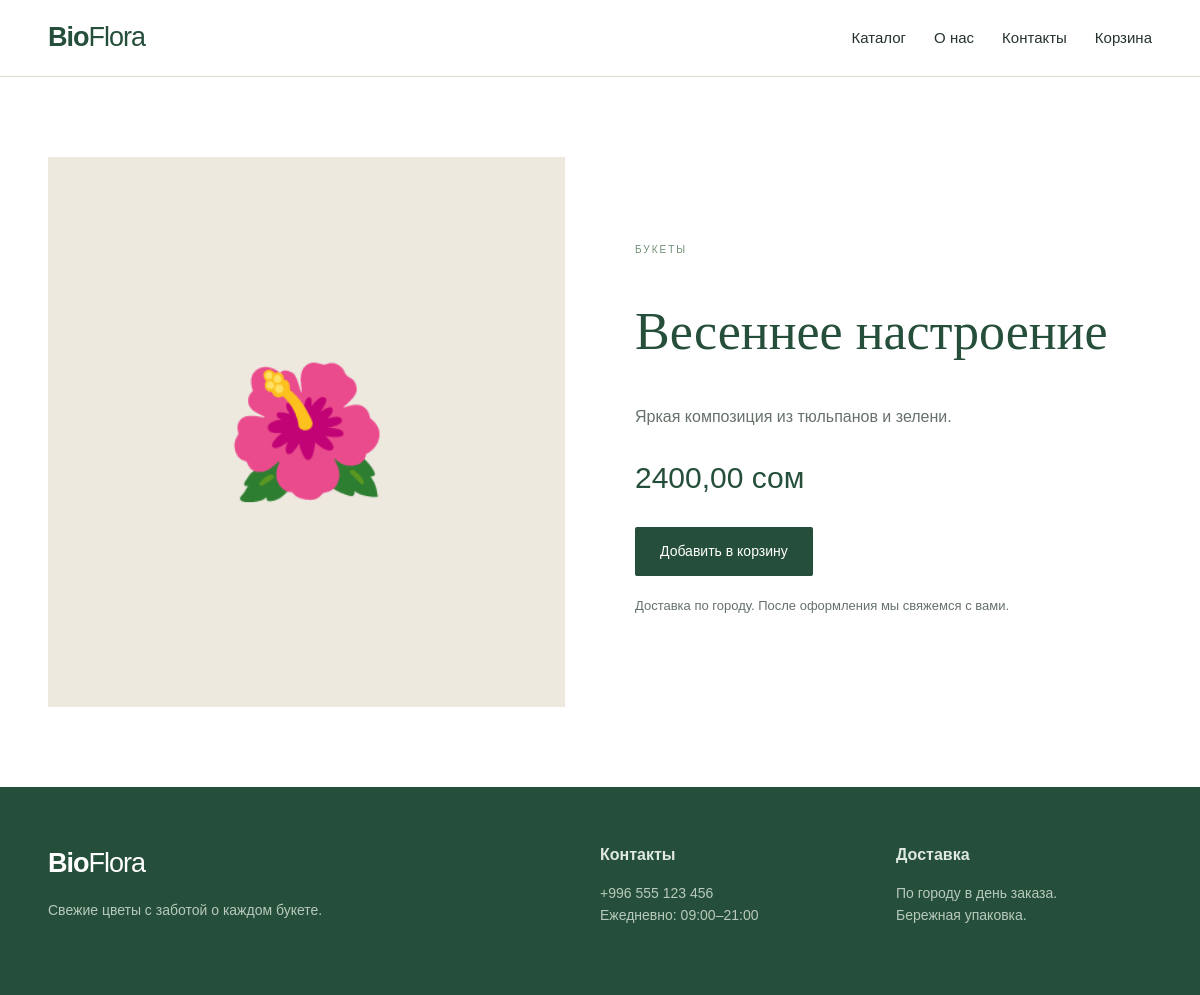
Screenshot of /product/весеннее-настроение/ with the database file from the repository.
### shop/models.py (models this page shows, shortened)
class Product(models.Model):
    category = models.ForeignKey(
        Category,
        on_delete=models.CASCADE,
        related_name="products",
        verbose_name="Категория"
    )
    name = models.CharField("Название", max_length=200)
    slug = models.SlugField(
        "URL",
        max_length=220,
        unique=True,
        blank=True
    )
    description = models.TextField("Описание")
    price = models.DecimalField(
        "Цена",
        max_digits=10,
        decimal_places=2
    )
    image = models.ImageField(
        "Изображение",
        upload_to="products/",
        blank=True,
        null=True
    )
    is_available = models.BooleanField(
        "В наличии",
        default=True
    )
    created_at = models.DateTimeField(auto_now_add=True)
    class Meta:
        verbose_name = "Товар"
        verbose_name_plural = "Товары"
        ordering = ["-created_at"]

class Category(models.Model):
    name = models.CharField("Название", max_length=100, unique=True)
    slug = models.SlugField("URL", max_length=100, unique=True)
    class Meta:
        verbose_name = "Категория"
        verbose_name_plural = "Категории"
        ordering = ["name"]

### shop/context_processors.py (called while the page is built)
def cart(request):
    data = request.session.get("cart", {})
    count = sum(int(qty) for qty in data.values())
    return {"cart_count": count}

### shop/views.py (called while the page is built)
def product_detail(request, slug):
    product = get_object_or_404(Product, slug=slug, is_available=True)
    return render(request, "shop/product_detail.html", {"product": product})

### templates/shop/product_detail.html (shortened to what this page needs)
{% extends "base.html" %}
{% block content %}
<section class="section container product-page">
    <div class="product-image">{% if product.image %}<img src="{{ product.image.url }}" alt="{{ product.name }}">{% else %}<div class="placeholder big">🌺</div>{% endif %}</div>
    <div class="product-info"><small>{{ product.category.name }}</small><h1>{{ product.name }}</h1><p>{{ product.description }}</p><div class="detail-price">{{ product.price }} сом</div><a class="btn" href="{% url 'cart_add' product.id %}">Добавить в корзину</a><p class="muted">Доставка по городу. После оформления мы свяжемся с вами.</p></div>
</section>
{% endblock %}

### static/css/style.css (style rules this page uses)
:root { --green: #254f3a; --sage: #718f78; --cream: #f7f4ed; --pink: #e9b6b5; --text: #26332c; --white: #fff; --line: #ddd9cf; }
* { box-sizing: border-box; }
body { margin: 0; font-family: Arial, Helvetica, sans-serif; color: var(--text); background: #fff; line-height: 1.6; }
a { color: inherit; text-decoration: none; }
.container { width: min(1120px, 92%); margin: auto; }
.btn { display: inline-block; background: var(--green); color: #fff; border: 0; padding: 13px 25px; border-radius: 2px; font-size: 14px; cursor: pointer; }
.section { padding: 80px 0; }
.card img, .placeholder { display: block; width: 100%; height: 300px; object-fit: cover; }
.placeholder { background: #eee9df; display: flex; align-items: center; justify-content: center; font-size: 75px; }
.card-body small, .product-info small { color: var(--sage); text-transform: uppercase; font-size: 10px; letter-spacing: 2px; }
.catalog-title h1, .section h1 { font-family: Georgia, serif; font-size: 48px; font-weight: 400; color: var(--green); }
.product-page { display: grid; grid-template-columns: 1fr 1fr; gap: 70px; align-items: center; }
.product-image img, .product-image .placeholder { height: 550px; object-fit: cover; }
.placeholder.big { font-size: 130px; }
.product-info h1 { font-family: Georgia, serif; font-size: 52px; font-weight: 400; color: var(--green); line-height: 1.1; }
.product-info p { color: #66716a; }
.detail-price { font-size: 30px; color: var(--green); margin: 25px 0; }
.muted { font-size: 13px; margin-top: 20px; }

### rows the page displays
Product: category.name "БУКЕТЫ", name "Весеннее настроение", description "Яркая композиция из тюльпанов и зелени.", price "2400,00"
